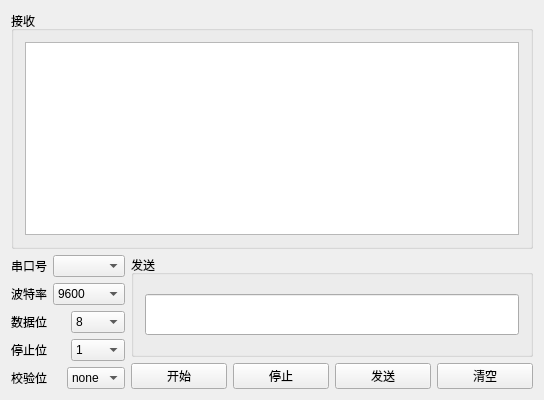
<?xml version="1.0" encoding="UTF-8"?>
<ui version="4.0">
 <class>serialAssistantClass</class>
 <widget class="QWidget" name="serialAssistantClass">
  <property name="geometry">
   <rect>
    <x>0</x>
    <y>0</y>
    <width>544</width>
    <height>400</height>
   </rect>
  </property>
  <property name="windowTitle">
   <string>自制串口助手(开发者邮箱:1417412005@qq.com)</string>
  </property>
  <layout class="QGridLayout" name="gridLayout_2">
   <item row="0" column="0" colspan="2">
    <widget class="QGroupBox" name="groupBox">
     <property name="title">
      <string>接收</string>
     </property>
     <layout class="QGridLayout" name="gridLayout">
      <item row="0" column="0">
       <widget class="QPlainTextEdit" name="receivePlainTextEdit">
        <property name="readOnly">
         <bool>true</bool>
        </property>
       </widget>
      </item>
     </layout>
    </widget>
   </item>
   <item row="1" column="0" rowspan="2">
    <layout class="QVBoxLayout" name="verticalLayout">
     <item>
      <layout class="QHBoxLayout" name="horizontalLayout_2">
       <item>
        <widget class="QLabel" name="serialPortTextLab">
         <property name="text">
          <string>串口号</string>
         </property>
        </widget>
       </item>
       <item>
        <widget class="QComboBox" name="serialPortComBox"/>
       </item>
      </layout>
     </item>
     <item>
      <layout class="QHBoxLayout" name="horizontalLayout_3">
       <item>
        <widget class="QLabel" name="baudRatTextLab">
         <property name="text">
          <string>波特率</string>
         </property>
        </widget>
       </item>
       <item>
        <widget class="QComboBox" name="baudRatCombox">
         <property name="currentIndex">
          <number>1</number>
         </property>
         <item>
          <property name="text">
           <string>4800</string>
          </property>
         </item>
         <item>
          <property name="text">
           <string>9600</string>
          </property>
         </item>
         <item>
          <property name="text">
           <string>115200</string>
          </property>
         </item>
        </widget>
       </item>
      </layout>
     </item>
     <item>
      <layout class="QHBoxLayout" name="horizontalLayout_4">
       <item>
        <widget class="QLabel" name="dataBitLab">
         <property name="text">
          <string>数据位</string>
         </property>
        </widget>
       </item>
       <item>
        <widget class="QComboBox" name="dataBitComBox">
         <property name="currentIndex">
          <number>3</number>
         </property>
         <item>
          <property name="text">
           <string>5</string>
          </property>
         </item>
         <item>
          <property name="text">
           <string>6</string>
          </property>
         </item>
         <item>
          <property name="text">
           <string>7</string>
          </property>
         </item>
         <item>
          <property name="text">
           <string>8</string>
          </property>
         </item>
        </widget>
       </item>
      </layout>
     </item>
     <item>
      <layout class="QHBoxLayout" name="horizontalLayout_5">
       <item>
        <widget class="QLabel" name="stopBitLab">
         <property name="text">
          <string>停止位</string>
         </property>
        </widget>
       </item>
       <item>
        <widget class="QComboBox" name="stopBitComBox">
         <item>
          <property name="text">
           <string>1</string>
          </property>
         </item>
         <item>
          <property name="text">
           <string>1.5</string>
          </property>
         </item>
         <item>
          <property name="text">
           <string>2</string>
          </property>
         </item>
        </widget>
       </item>
      </layout>
     </item>
     <item>
      <layout class="QHBoxLayout" name="horizontalLayout_6">
       <item>
        <widget class="QLabel" name="checkLab">
         <property name="text">
          <string>校验位</string>
         </property>
        </widget>
       </item>
       <item>
        <widget class="QComboBox" name="checkComBox">
         <item>
          <property name="text">
           <string>none</string>
          </property>
         </item>
        </widget>
       </item>
      </layout>
     </item>
    </layout>
   </item>
   <item row="1" column="1">
    <widget class="QGroupBox" name="groupBox_2">
     <property name="title">
      <string>发送</string>
     </property>
     <layout class="QGridLayout" name="gridLayout_3">
      <item row="0" column="0">
       <widget class="QLineEdit" name="sendLineEdit">
        <property name="minimumSize">
         <size>
          <width>301</width>
          <height>41</height>
         </size>
        </property>
       </widget>
      </item>
     </layout>
    </widget>
   </item>
   <item row="2" column="1">
    <layout class="QHBoxLayout" name="horizontalLayout">
     <item>
      <widget class="QPushButton" name="startBtn">
       <property name="text">
        <string>开始</string>
       </property>
      </widget>
     </item>
     <item>
      <widget class="QPushButton" name="stopBtn">
       <property name="text">
        <string>停止</string>
       </property>
      </widget>
     </item>
     <item>
      <widget class="QPushButton" name="sendBtn">
       <property name="text">
        <string>发送</string>
       </property>
      </widget>
     </item>
     <item>
      <widget class="QPushButton" name="clearBtn">
       <property name="text">
        <string>清空</string>
       </property>
      </widget>
     </item>
    </layout>
   </item>
  </layout>
 </widget>
 <layoutdefault spacing="6" margin="11"/>
 <resources>
  <include location="serialassistant.qrc"/>
 </resources>
 <connections>
  <connection>
   <sender>startBtn</sender>
   <signal>clicked()</signal>
   <receiver>serialAssistantClass</receiver>
   <slot>start()</slot>
   <hints>
    <hint type="sourcelabel">
     <x>163</x>
     <y>376</y>
    </hint>
    <hint type="destinationlabel">
     <x>131</x>
     <y>360</y>
    </hint>
   </hints>
  </connection>
  <connection>
   <sender>stopBtn</sender>
   <signal>clicked()</signal>
   <receiver>serialAssistantClass</receiver>
   <slot>stop()</slot>
   <hints>
    <hint type="sourcelabel">
     <x>285</x>
     <y>384</y>
    </hint>
    <hint type="destinationlabel">
     <x>279</x>
     <y>399</y>
    </hint>
   </hints>
  </connection>
  <connection>
   <sender>sendBtn</sender>
   <signal>clicked()</signal>
   <receiver>serialAssistantClass</receiver>
   <slot>send()</slot>
   <hints>
    <hint type="sourcelabel">
     <x>413</x>
     <y>375</y>
    </hint>
    <hint type="destinationlabel">
     <x>434</x>
     <y>364</y>
    </hint>
   </hints>
  </connection>
  <connection>
   <sender>clearBtn</sender>
   <signal>clicked()</signal>
   <receiver>serialAssistantClass</receiver>
   <slot>clear()</slot>
   <hints>
    <hint type="sourcelabel">
     <x>498</x>
     <y>373</y>
    </hint>
    <hint type="destinationlabel">
     <x>523</x>
     <y>364</y>
    </hint>
   </hints>
  </connection>
 </connections>
 <slots>
  <slot>start()</slot>
  <slot>stop()</slot>
  <slot>send()</slot>
  <slot>clear()</slot>
 </slots>
</ui>
